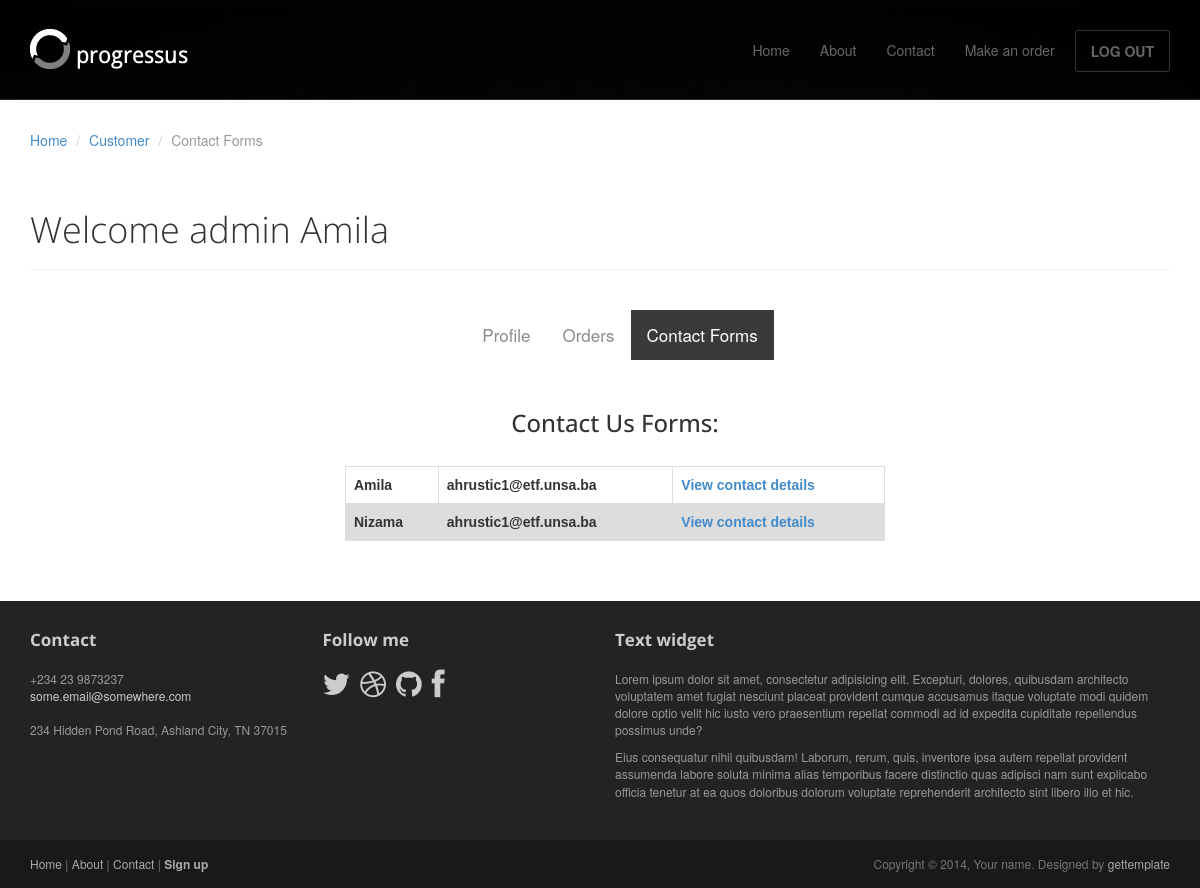
The app's page /listContactForms/ (signed in), older data.
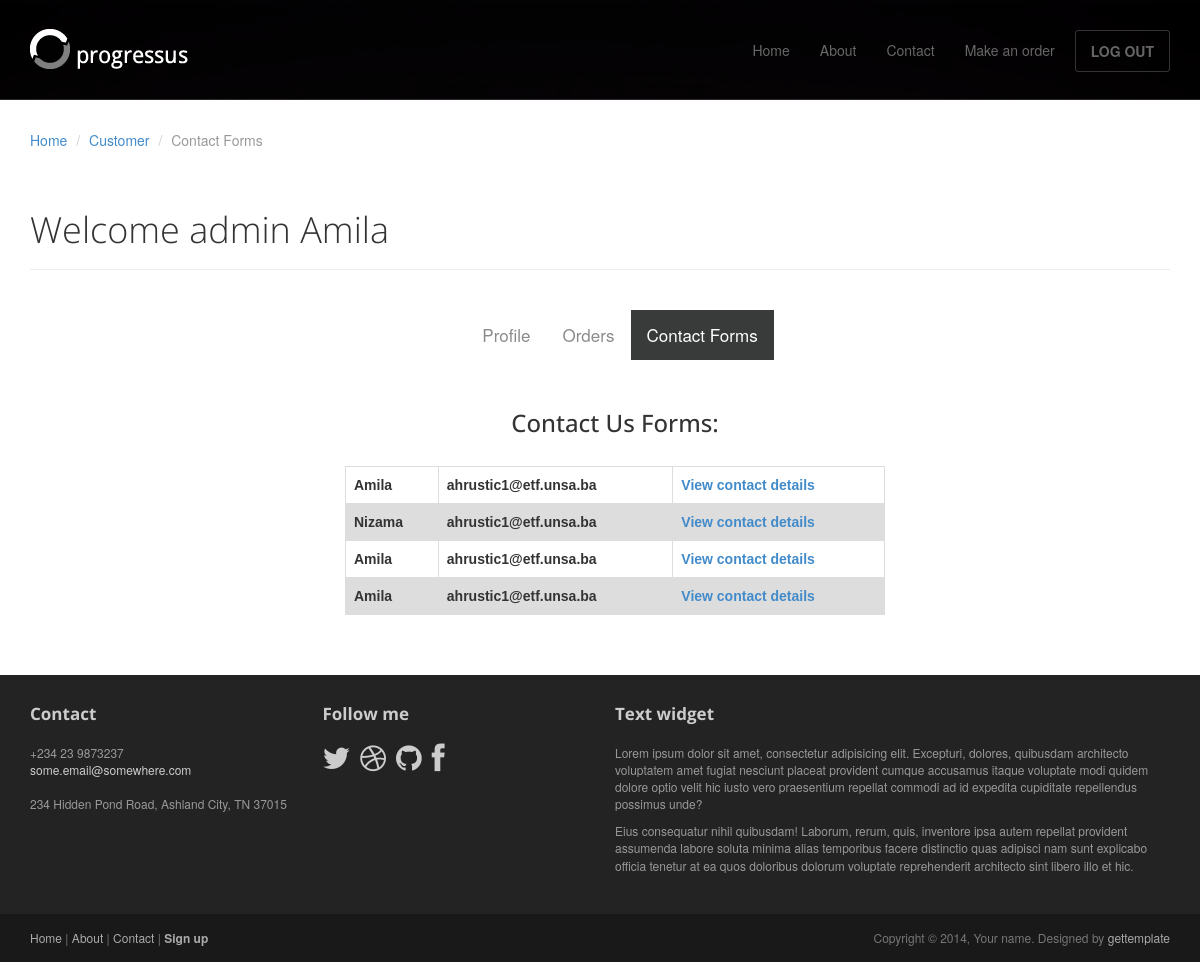
The same page, newer data.
### printStudioApp/models.py (models this page shows, shortened)
class ContactUsForm(models.Model):
    name = models.CharField(max_length=20)
    email = models.EmailField(unique=False)
    message = models.CharField(max_length=500)

### printStudioApp/decorators.py (the view)
        def wrapper_func(request, *args, **kwargs):
            group = None
            if request.user.groups.exists():
                group = request.user.groups.all()[0].name
            if group in allowed_roles:
                return view_func(request, *args, **kwargs)
            else:
                return HttpResponse('You are not authorized to view this page')

### printStudioApp/views.py (called while the page is built)
@unauthenticated_user
@login_required(login_url='login')
@allowed_users(['customer','admin'])
def listContactForms(request):
    context = {}
    contacts = ContactUsForm.objects.all()
    if request.user.groups.all()[0].name == "admin":
        context = {'contacts': contacts }
    else:
        my_contactForms = ContactUsForm.objects.filter(email=request.user.email)
        context = {'contacts':my_contactForms }
    return render(request, 'listContactForms.html', context)

### printStudioApp/templates/listContactForms.html (shortened to what the changed rows need)
{% load static %}
<!DOCTYPE html>
<html lang="en">
<head>
	<link rel="stylesheet" href={% static 'css/bootstrap.min.css' %}>
	<link rel="stylesheet" href={% static 'css/font-awesome.min.css' %}>
	<link rel="stylesheet" href={% static 'css/bootstrap-theme.css' %} media="screen" >
	<link rel="stylesheet" href={% static 'css/main.css' %}>
</head>
<body>
	<div class="container">
		  <br>
        <header class="page-header">
            <h1 class="page-title">Welcome admin {{request.user.first_name}}</h1>
        </header>
		<br>
        <br>
		<div class="container">
              <div class="col-sm-6 point-1">
                <br>
                <table>
                    {% for contact in contacts %}
                    <tr>
                        <th> {{ contact.name }} </th>
                        <th> {{ contact.email }} </th>
                        <th> <a href="{% url 'viewContactDetails' contact.id%}">View contact details</a> </th>
                    </tr>
                    {% endfor %}
                </table>
              </div>
          </div>
	</div>
</body>
</html>

Row changes from the older to the newer data that the page shows:
added ContactUsForm: name "Amila", email "ahrustic1@etf.unsa.ba"
added ContactUsForm: name "Amila", email "ahrustic1@etf.unsa.ba"
